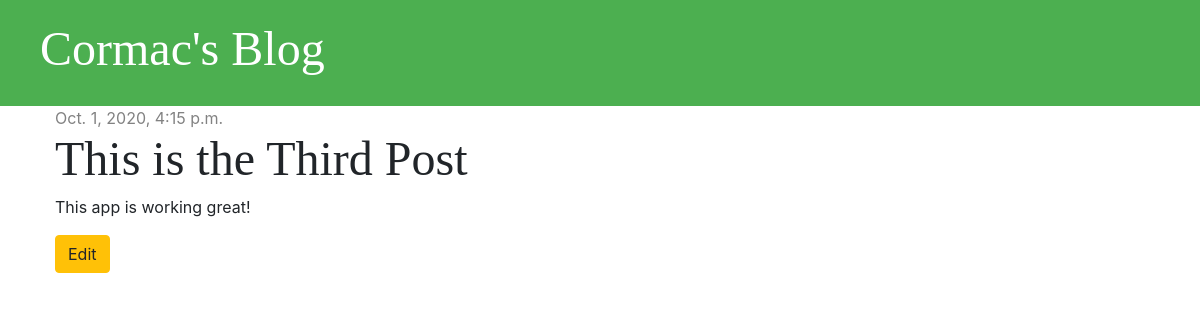
/post/3/, run on an earlier commit of the app's database.
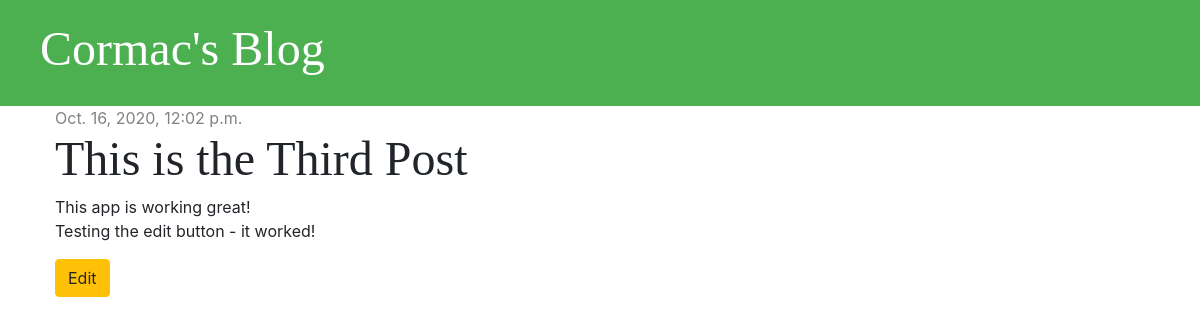
And on a later commit of the database.
### blog/models.py (models this page shows, shortened)
class Post(models.Model):
    objects = None
    author = models.ForeignKey('auth.User', on_delete=models.CASCADE)
    title = models.CharField(max_length=200)
    text  = models.TextField()
    created_date = models.DateTimeField(default=timezone.now)
    published_date = models.DateTimeField(blank=True, null=True)

### blog/views.py (the view)
# urls.py: path('post/<int:pk>/', views.post_detail, name='post_detail'),
def post_detail(request, pk):
    post = get_object_or_404(Post, pk=pk)
    stuff_for_frontend = {'post': post}
    return render(request, 'blog/post_detail.html', stuff_for_frontend)

### blog/templates/blog/post_detail.html
{% extends 'blog/base.html' %}
{% block content %}
    <div class="post">
        {% if post.published_date %}
            <div class="date">
                {{ post.published_date }}
            </div>
        {% endif %}
        <h1>{{ post.title }}</h1>
        <p>{{ post.text|linebreaksbr }}</p>
        <a href="{% url 'post_edit' pk=post.pk %}"><button type="submit" class="btn btn-warning">Edit</button></a>
    </div>
{% endblock %}

What changed in the data, as far as the page shows it:
changed Post "This is the Third Post": published_date "Oct. 1, 2020, 4:15 p.m." → "Oct. 16, 2020, 12:02 p.m."; text "This app is working great!" → "This app is working great! Testing the edit button - it worked!"
